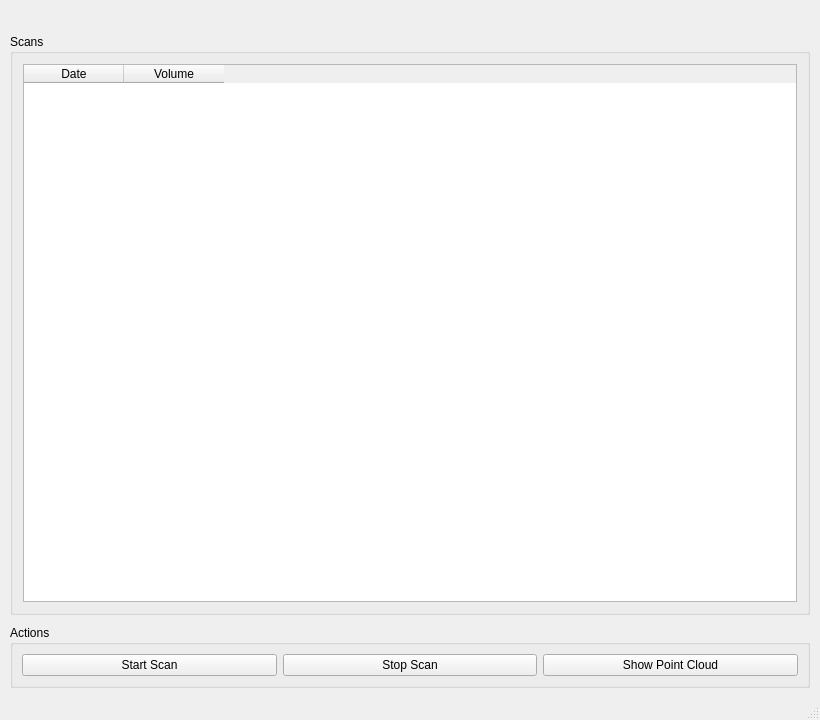
<?xml version="1.0" encoding="UTF-8"?>
<ui version="4.0">
 <class>MainWindow</class>
 <widget class="QMainWindow" name="MainWindow">
  <property name="geometry">
   <rect>
    <x>0</x>
    <y>0</y>
    <width>820</width>
    <height>720</height>
   </rect>
  </property>
  <property name="maximumSize">
   <size>
    <width>820</width>
    <height>16777215</height>
   </size>
  </property>
  <property name="windowTitle">
   <string>Truckload Volume Calculator</string>
  </property>
  <property name="windowIcon">
   <iconset resource="../assets/assets.qrc">
    <normaloff>:/icon/images/coontrol.png</normaloff>:/icon/images/coontrol.png</iconset>
  </property>
  <widget class="QWidget" name="centralwidget">
   <layout class="QVBoxLayout" name="verticalLayout">
    <property name="spacing">
     <number>10</number>
    </property>
    <property name="leftMargin">
     <number>10</number>
    </property>
    <property name="topMargin">
     <number>10</number>
    </property>
    <property name="rightMargin">
     <number>10</number>
    </property>
    <property name="bottomMargin">
     <number>10</number>
    </property>
    <item>
     <widget class="QLabel" name="lbl_splash">
      <property name="text">
       <string/>
      </property>
      <property name="pixmap">
       <pixmap resource="../assets/assets.qrc">:/image/images/splash.png</pixmap>
      </property>
      <property name="scaledContents">
       <bool>false</bool>
      </property>
      <property name="alignment">
       <set>Qt::AlignCenter</set>
      </property>
     </widget>
    </item>
    <item>
     <widget class="QGroupBox" name="grb_scans">
      <property name="sizePolicy">
       <sizepolicy hsizetype="Preferred" vsizetype="Expanding">
        <horstretch>0</horstretch>
        <verstretch>0</verstretch>
       </sizepolicy>
      </property>
      <property name="title">
       <string>Scans</string>
      </property>
      <layout class="QVBoxLayout" name="verticalLayout_2">
       <property name="spacing">
        <number>10</number>
       </property>
       <property name="leftMargin">
        <number>10</number>
       </property>
       <property name="topMargin">
        <number>10</number>
       </property>
       <property name="rightMargin">
        <number>10</number>
       </property>
       <property name="bottomMargin">
        <number>10</number>
       </property>
       <item>
        <widget class="QTableWidget" name="tbw_scans">
         <property name="selectionMode">
          <enum>QAbstractItemView::SingleSelection</enum>
         </property>
         <property name="selectionBehavior">
          <enum>QAbstractItemView::SelectRows</enum>
         </property>
         <property name="sortingEnabled">
          <bool>true</bool>
         </property>
         <property name="cornerButtonEnabled">
          <bool>false</bool>
         </property>
         <column>
          <property name="text">
           <string>Date</string>
          </property>
         </column>
         <column>
          <property name="text">
           <string>Volume</string>
          </property>
         </column>
        </widget>
       </item>
      </layout>
     </widget>
    </item>
    <item>
     <widget class="QGroupBox" name="grb_actions">
      <property name="title">
       <string>Actions</string>
      </property>
      <layout class="QHBoxLayout" name="horizontalLayout">
       <item>
        <widget class="QPushButton" name="btp_startScan">
         <property name="text">
          <string>Start Scan</string>
         </property>
        </widget>
       </item>
       <item>
        <widget class="QPushButton" name="btp_stopScan">
         <property name="text">
          <string>Stop Scan</string>
         </property>
        </widget>
       </item>
       <item>
        <widget class="QPushButton" name="btp_showPC">
         <property name="text">
          <string>Show Point Cloud</string>
         </property>
        </widget>
       </item>
      </layout>
     </widget>
    </item>
   </layout>
  </widget>
  <widget class="QStatusBar" name="status_bar"/>
 </widget>
 <resources>
  <include location="../assets/assets.qrc"/>
 </resources>
 <connections/>
</ui>
